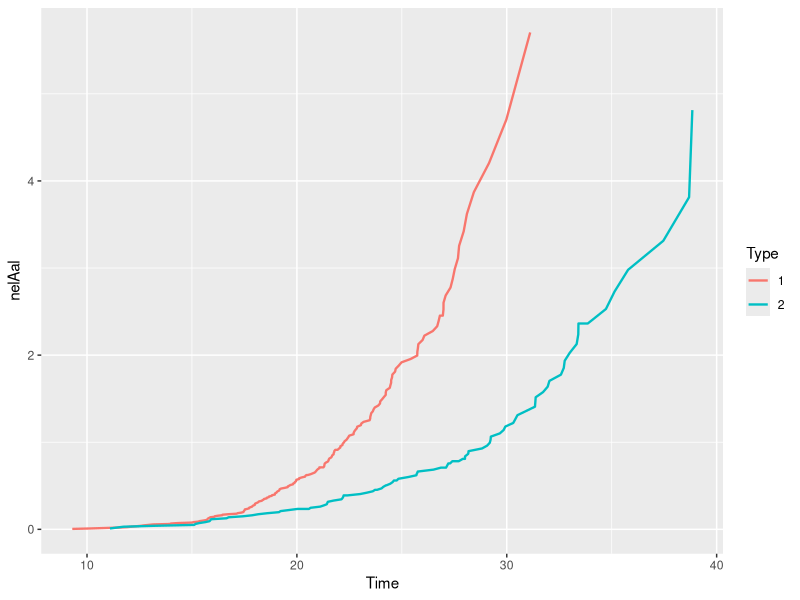
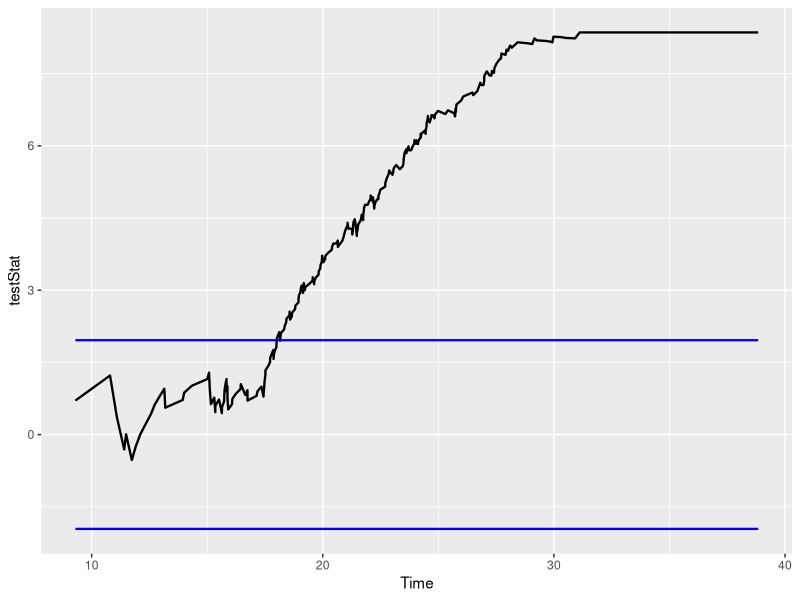
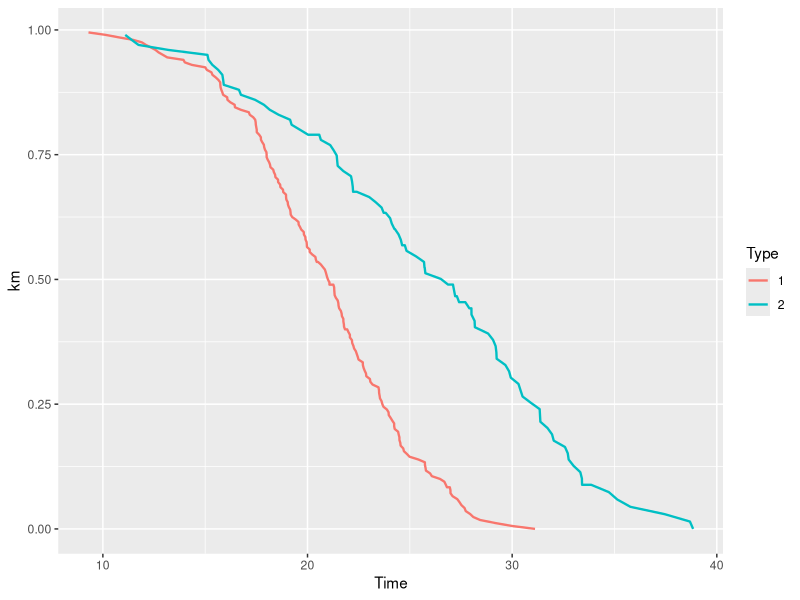
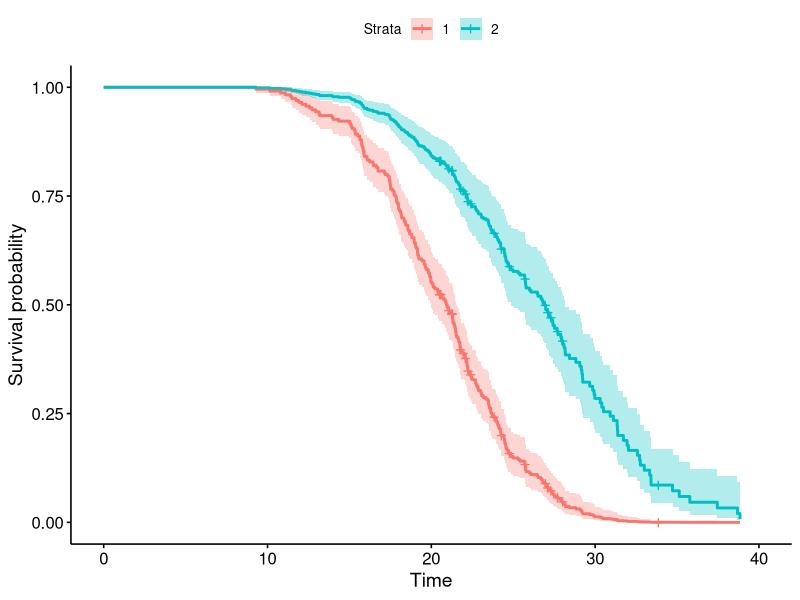
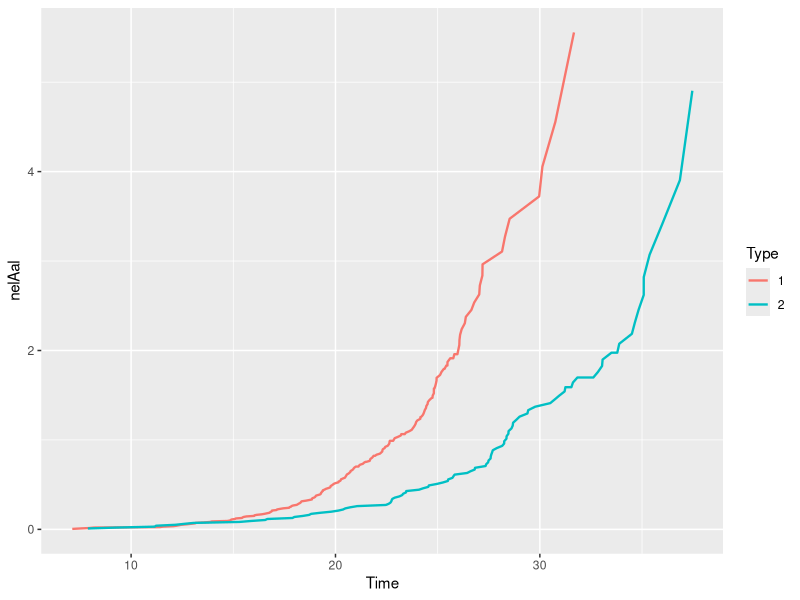
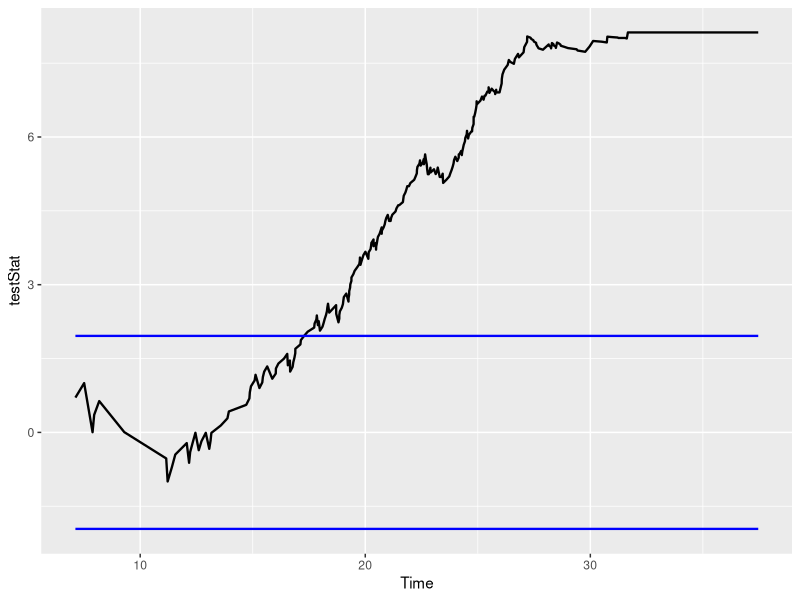
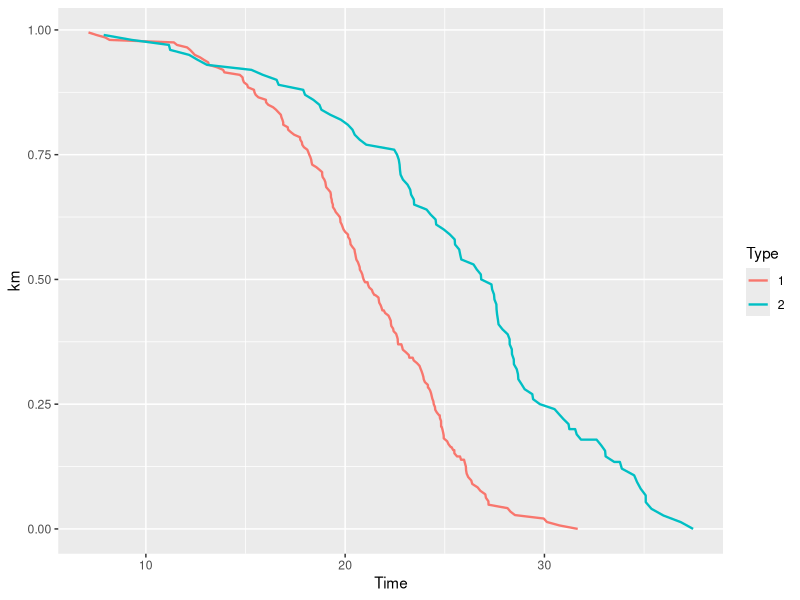
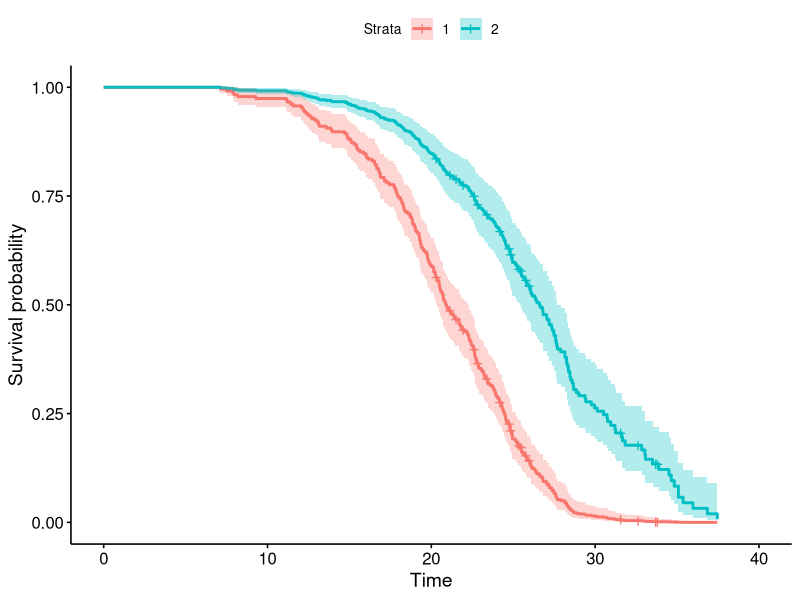

Generate these figures, in order, with R:
## ---- chunk 1
suppressPackageStartupMessages(library(tidyverse))
suppressPackageStartupMessages(library(knitr))
suppressPackageStartupMessages(library(survival)) #https://stackoverflow.com/questions/35207624/package-pbkrtest-is-not-available-for-r-version-3-2-2
suppressPackageStartupMessages(library(survminer))
## ---- chunk 2

#Cens Unif(20, 60)

t1 <- cbind(rweibull(200, shape = 5.5, scale = 22.5), rep(1, 200))

t2 <- cbind(rweibull(100, shape = 4.5, scale = 28), rep(2,100))

c <- cbind(runif(300, 20, 60))

times <- rbind(t1, t2) %>%
  cbind(c) %>% 
  data.frame() %>% 
  setNames(c("Time", "Type", "C")) %>% 
  mutate(c = ifelse(Time > C, 1, 0),
         Time = ifelse(Time > C, C, Time),
         d = 1 - c,
         e = c + d) %>% 
  group_by(Type) %>% 
  arrange(Time) %>% 
  mutate(y = cumsum(e %>% rev()) %>% rev(),
         nelAal = cumsum(d/y),
         km = cumprod(1 - d/y)) 


times$Type = as.factor(times$Type)

#Different Nelson-Aalens

times %>%
  ggplot(aes(x = Time, y = nelAal, color = Type)) +
    geom_line(size = 0.8)



#Logrank. Vill vi ha chi2 eller wald-test?

logRankData <- times %>% 
  ungroup() %>% 
  mutate(d1 = ifelse(Type == 1, d, 0),
         d2 = ifelse(Type == 2, d, 0),
         c1 = ifelse(Type == 1, c, 0),
         c2 = ifelse(Type == 2, c, 0),
         e1 = d1 + c1,
         e2 = d2 + c2) %>% 
  mutate(yBoth = cumsum(e %>% rev()) %>% rev(),
         y1 = cumsum(e1 %>% rev()) %>% rev(),
         y2 = cumsum(e2 %>% rev()) %>% rev(),
         Z1 = cumsum(d1) - cumsum(y1*d/yBoth),
         varZ1 = cumsum(y1*y2*d/yBoth^2),
         testStat = Z1/sqrt(varZ1))

logRankData %>% 
  ggplot(aes(x = Time, y = testStat)) +
    geom_line(size = 0.8) +
    geom_line(aes(x = Time, y = -1.96), size = 0.8, color = "blue") +
    geom_line(aes(x = Time, y = 1.96), size = 0.8, color = "blue")

#Kaplan-Meier

times %>% 
  ggplot(aes(x = Time, y = km, color = Type)) +
    geom_line(size = 0.8)
  
#Cox Regression

times$SurvObj <- with(times, Surv(Time, d == 1))

tm <- coxph(SurvObj ~ as.factor(Type), data = times)

ggsurvplot(survfit(tm, newdata = data.frame("Type" = c(1, 2))), 
           data = times)

## ---- chunk 3

t1 <- cbind(rweibull(200, shape = 5.5, scale = 22.5), rep(1, 200), runif(200, 20, 60))

t2 <- cbind(rweibull(100, shape = 4.5, scale = 28), rep(2,100), runif(100, 30, 60))

times <- rbind(t1, t2) %>%
  data.frame() %>% 
  setNames(c("Time", "Type", "C")) %>% 
  mutate(c = ifelse(Time > C, 1, 0),
         Time = ifelse(Time > C, C, Time),
         d = 1 - c,
         e = c + d) %>% 
  group_by(Type) %>% 
  arrange(Time) %>% 
  mutate(y = cumsum(e %>% rev()) %>% rev(),
         nelAal = cumsum(d/y),
         km = cumprod(1 - d/y)) 


times$Type = as.factor(times$Type)

#Different Nelson-Aalens

times %>%
  ggplot(aes(x = Time, y = nelAal, color = Type)) +
    geom_line(size = 0.8)

#Logrank. Vill vi ha chi2 eller wald-test?

logRankData <- times %>% 
  ungroup() %>% 
  mutate(d1 = ifelse(Type == 1, d, 0),
         d2 = ifelse(Type == 2, d, 0),
         c1 = ifelse(Type == 1, c, 0),
         c2 = ifelse(Type == 2, c, 0),
         e1 = d1 + c1,
         e2 = d2 + c2) %>% 
  mutate(yBoth = cumsum(e %>% rev()) %>% rev(),
         y1 = cumsum(e1 %>% rev()) %>% rev(),
         y2 = cumsum(e2 %>% rev()) %>% rev(),
         Z1 = cumsum(d1) - cumsum(y1*d/yBoth),
         varZ1 = cumsum(y1*y2*d/yBoth^2),
         testStat = Z1/sqrt(varZ1))

logRankData %>% 
  ggplot(aes(x = Time, y = testStat)) +
    geom_line(size = 0.8) +
    geom_line(aes(x = Time, y = -1.96), size = 0.8, color = "blue") +
    geom_line(aes(x = Time, y = 1.96), size = 0.8, color = "blue")

#Kaplan-Meier

times %>% 
  ggplot(aes(x = Time, y = km, color = Type)) +
    geom_line(size = 0.8)
  
#Cox Regression

times$SurvObj <- with(times, Surv(Time, d == 1))

tm <- coxph(SurvObj ~ as.factor(Type), data = times)

ggsurvplot(survfit(tm, newdata = data.frame("Type" = c(1, 2))), 
           data = times)
